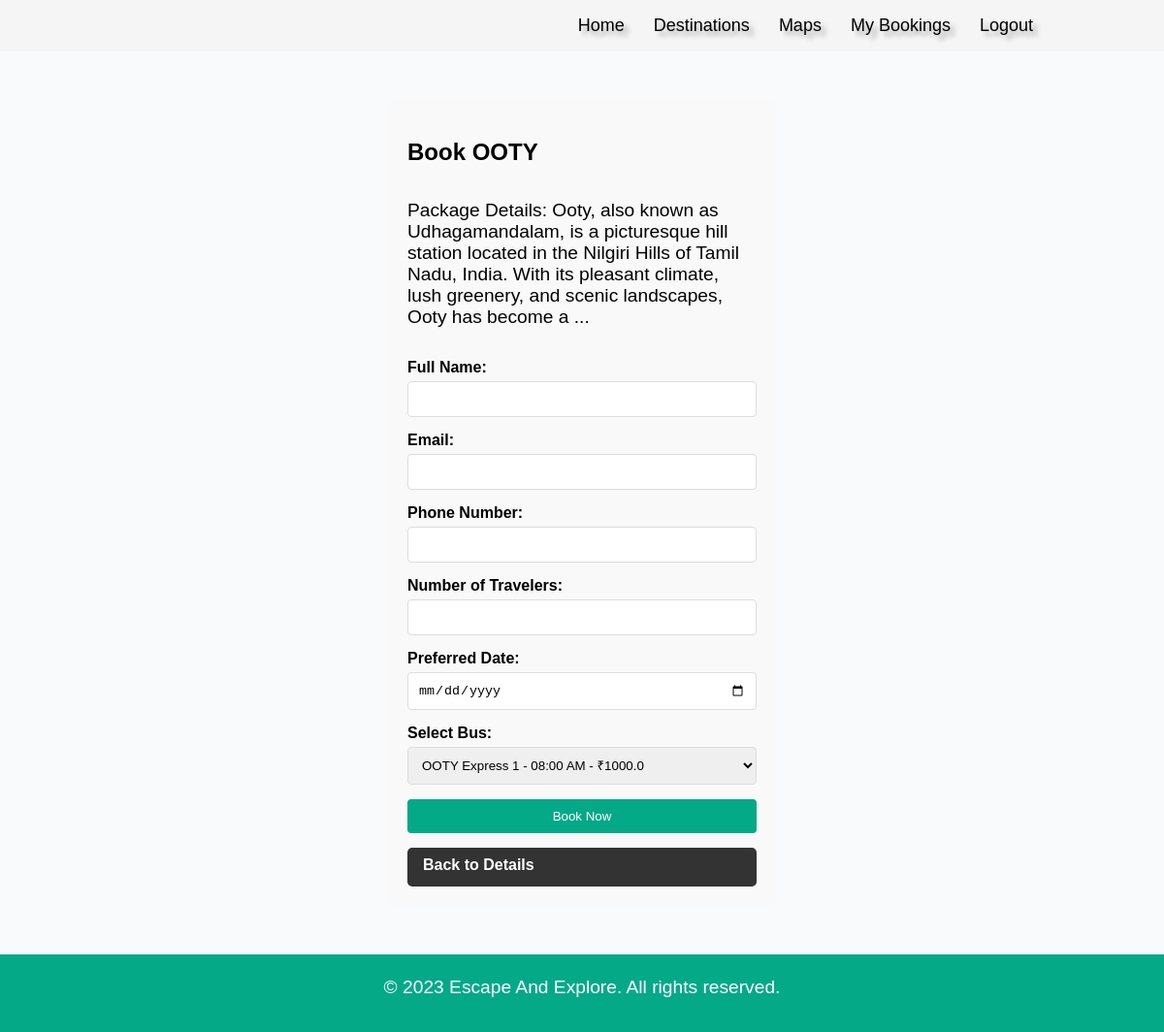
The page /booking/3 (signed in) on the database its author committed.
### app.py (models this page shows)
class Package(db.Model):
    id = db.Column(db.Integer, primary_key=True)
    name = db.Column(db.String(150), nullable=False)
    description = db.Column(db.Text, nullable=False)
    image = db.Column(db.String(150), nullable=False)
    location = db.Column(db.String(150))
    duration = db.Column(db.String(50))
    best_time = db.Column(db.String(50))
    activities = db.Column(db.Text)
    bookings = db.relationship('Booking', backref='package', lazy=True)
    buses = db.relationship('Bus', backref='package', lazy=True)

### app.py (the view, shortened to what this page needs)
@app.route('/booking/<int:package_id>', methods=['GET', 'POST'])
def booking(package_id):
    if 'user_id' not in session:
        return redirect(url_for('login'))
    package = Package.query.get_or_404(package_id)
    buses = package.buses
    return render_template('booking.html', package=package, buses=buses)

### app.py (called while the page is built)
@app.context_processor
def inject_user():
    if 'user_id' in session:
        return {
            'is_authenticated': True,
            'current_user': {
                'is_admin': session.get('is_admin', False)
            }
        }
    return {
        'is_authenticated': False,
        'current_user': None
    }

### templates/booking.html (shortened to what this page needs)
<!DOCTYPE html>
<html>
<head>
  <link rel="stylesheet" type="text/css" href="{{ url_for('static', filename='css/style.css') }}" />
</head>
<body class="non-home">
  <div class="nav">
    <div class="nav-menu">
      <ul>
        <li><a href="{{ url_for('index') }}">Home</a></li>
        <li><a href="{{ url_for('packages') }}">Destinations</a></li>
        <li><a href="{{ url_for('maps') }}">Maps</a></li>
        {% if not is_authenticated %}
        <li><a href="{{ url_for('login') }}">Login</a></li>
        <li><a href="{{ url_for('register') }}">Register</a></li>
        {% else %}
        <li><a href="{{ url_for('mybookings') }}">My Bookings</a></li>
        <li><a href="{{ url_for('logout') }}">Logout</a></li>
        {% endif %}
      </ul>
    </div>
  </div>
  <div class="form-container">
    <h2>Book {{ package.name }}</h2>
    <p>Package Details: {{ package.description[:200] }}...</p>
    <form id="bookingForm" method="POST" action="{{ url_for('booking', package_id=package.id) }}">
      <div class="form-group">
        <label for="name">Full Name:</label>
        <input type="text" id="name" name="name" required>
      </div>
      <div class="form-group">
        <label for="email">Email:</label>
        <input type="email" id="email" name="email" required>
      </div>
      <div class="form-group">
        <label for="phone">Phone Number:</label>
        <input type="tel" id="phone" name="phone" required>
      </div>
      <div class="form-group">
        <label for="travelers">Number of Travelers:</label>
        <input type="number" id="travelers" name="travelers" min="1" required>
      </div>
      <div class="form-group">
        <label for="date">Preferred Date:</label>
        <input type="date" id="date" name="date" required>
      </div>
      <div class="form-group">
        <label for="bus_id">Select Bus:</label>
        <select id="bus_id" name="bus_id" required>
          {% for bus in buses %}
            <option value="{{ bus.id }}">{{ bus.name }} - {{ bus.departure_time }} - ₹{{ bus.price }}</option>
          {% endfor %}
        </select>
      </div>
      <div class="form-group">
        <button type="submit">Book Now</button>
      </div>
    </form>
    <a href="{{ url_for('destination_detail', package_id=package.id) }}" class="about-button">Back to Details</a>
  </div>
  <footer>
    <p>&copy; 2023 Escape And Explore. All rights reserved.</p>
  </footer>
</body>
</html>

### static/css/style.css (style rules this page uses)
body { font-family: Arial, sans-serif; margin: 0; padding: 0; background-color: rgb(248, 250, 252); }
.nav { width: 100%; background-color: #f8f7f741; display: flex; justify-content:end; padding: 0 10%; align-items: center; }
.nav-menu ul { display: flex; list-style:none; }
.nav-menu ul a { text-decoration: none; color: #000; text-shadow: 5px 5px 5px rgba(0,0,0,0.3); font-size: 18px; margin: 0 15px; transition: color .4s; }
.about-button { display: inline-block; background-color: #333; color: #fff; padding: 8px 16px; text-decoration: none; font-weight: bold; border-radius: 5px; transition: background-color 0.3s; line-height: 1.2; height: 40px; }
h2 { font-size: 2rem; margin-bottom: 1rem; }
p { font-size: 1.2rem; margin-bottom: 2rem; }
footer { background-color:rgb(4, 169, 136); color: #fff; padding: 3px; text-align: center; }
.non-home .nav { background-color: #f5f5f5 !important; }
.non-home h2 { font-size: 1.5rem; }
* { box-sizing: border-box; }
.form-container { max-width: 400px; margin: 50px auto; padding: 20px; background-color: #f9f9f9; border-radius: 5px; }
.form-group { margin-bottom: 15px; }
.form-group label { display: block; margin-bottom: 5px; font-weight: bold; }
.form-group input, .form-group select, .form-group textarea { width: 100%; padding: 10px; border: 1px solid #ddd; border-radius: 4px; box-sizing: border-box; }
.form-group button { background-color: rgb(4, 169, 136); color: white; padding: 10px 20px; border: none; border-radius: 4px; cursor: pointer; width: 100%; }
.non-home { display: flex; flex-direction: column; min-height: 100vh; }
.non-home .form-container { flex: 1; display: flex; flex-direction: column; justify-content: center; }
.non-home footer { margin-top: auto; }

### rows shown on the page
Package: name "OOTY", description "Ooty, also known as Udhagamandalam, is a picturesque hill station located in the Nilgiri Hills of Tamil Nadu, India. With its pleasant climate, lush greenery, and scenic landscapes, Ooty has become a"

### other values the page prints
form field bus_id "OOTY Express 1 - 08:00 AM - ₹1000.0"
